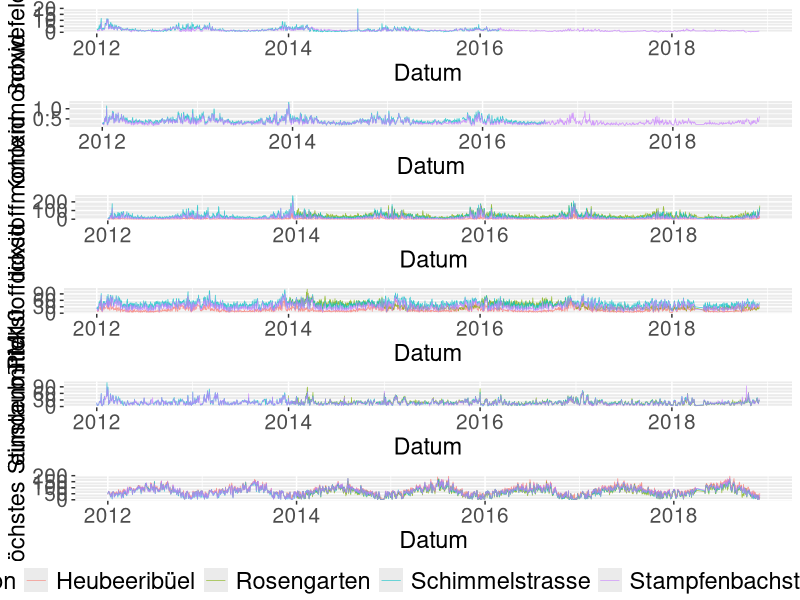
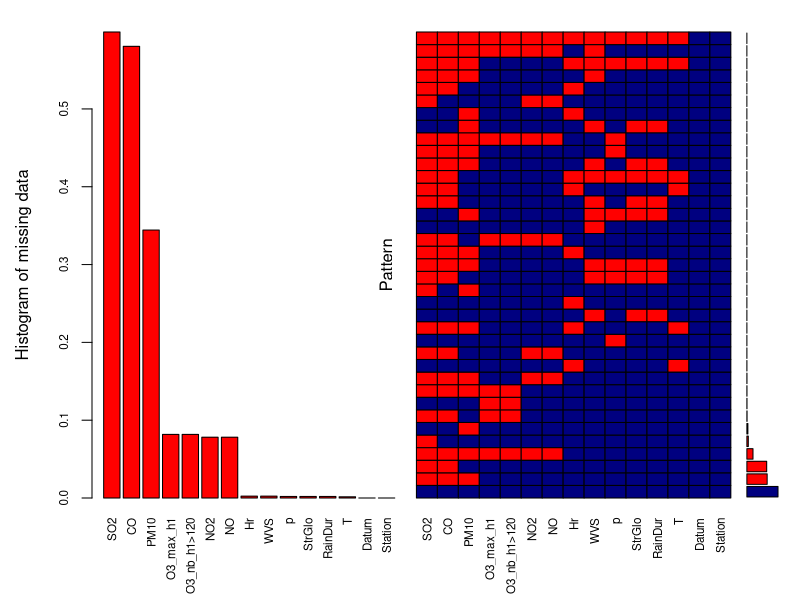
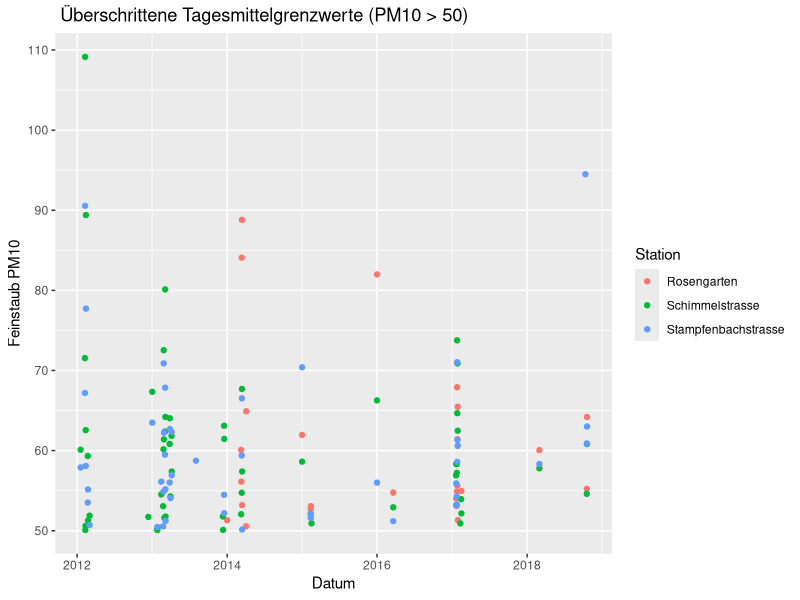
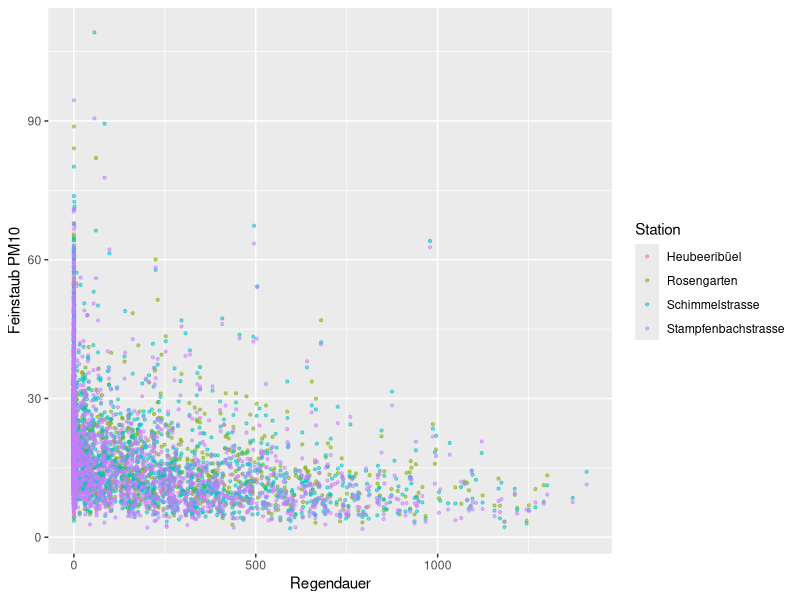

These charts were generated, in order, by the following R code:
## ---- chunk 1
# Alle librarys einlesen
library("tidyr")
library(readr)
require(dplyr, quietly = T)
library(ggplot2)
library(ggpubr)
library(VIM)
library(stringr)
## ---- chunk 2
ugz_luftqualitaetsmessung_seit_2012 <- read_csv("ugz_luftqualitaetsmessung_seit-2012.csv")
luftqualitaet <- as_tibble(ugz_luftqualitaetsmessung_seit_2012)
## ---- chunk 3
titel <- slice(luftqualitaet, c(2))
titel[1] <- "Datum"
werte <- slice(luftqualitaet, c(-1:-5))
## ---- chunk 4

stampfenbach <- werte %>% select(1,2:14) %>%
  mutate(Station = "Stampfenbachstrasse")
stampfenbach_titel <- titel %>% select(1,2:14)
stampfenbach_titel[length(stampfenbach)] <- "Station"
names(stampfenbach) <- stampfenbach_titel

schimmel <- werte %>% select(1,15:21) %>%
  mutate(Station = "Schimmelstrasse")
schimmel_titel <- titel %>% select(1,15:21)
schimmel_titel[length(schimmel)] <- "Station"
names(schimmel) <- schimmel_titel

heubeer <- werte %>% select(1,22:25) %>%
  mutate(Station = "Heubeeribüel")
heubeer_titel <- titel %>% select(1,22:25)
heubeer_titel[length(heubeer)] <- "Station"
names(heubeer) <- heubeer_titel

rosengarten <- werte %>% select(1,26:30) %>%   
  mutate(Station = "Rosengarten")
rosengarten_titel <- titel %>% select(1,26:30)
rosengarten_titel[length(rosengarten)] <- "Station"
names(rosengarten) <- rosengarten_titel


# Tabellen zusammensetzen
luftqual <- bind_rows(stampfenbach, schimmel, heubeer, rosengarten)

## ---- chunk 5
luftqual <- luftqual %>% group_by(Datum) %>% arrange(Datum) %>% 
  fill(Lufttemperatur : Regendauer, .direction = "down") %>% arrange(Station)
## ---- chunk 6
luftqual[2:14] <- as_tibble(sapply(luftqual[2:14], as.numeric))
## ---- chunk 7
t <- theme(legend.title=element_text(size=17), legend.text=element_text(size=17), 
           axis.title.x = element_text(size = 17), axis.title.y = element_text(size = 17),
           axis.text.x = element_text(size = 15), axis.text.y = element_text(size = 15))

# Plots pro Variable
g1 <- ggplot(luftqual, aes(x=Datum, y=Schwefeldioxid)) + 
  geom_line(aes(color=Station), alpha = 0.75, size = 0.25) + t
g2 <- ggplot(luftqual, aes(x=Datum, y=Kohlenmonoxid)) + 
  geom_line(aes(color=Station), alpha = 0.75, size = 0.25) + t
g3 <- ggplot(luftqual, aes(x=Datum, y=Stickstoffmonoxid)) + 
  geom_line(aes(color=Station), alpha = 0.75, size = 0.25) + t
g4 <- ggplot(luftqual, aes(x=Datum, y=Stickstoffdioxid)) + 
  geom_line(aes(color=Station), alpha = 0.75, size = 0.25) + t
g5 <- ggplot(luftqual, aes(x=Datum, y=`Feinstaub PM10`)) + 
  geom_line(aes(color=Station), alpha = 0.75, size = 0.25) +t
g6 <- ggplot(luftqual, aes(x=Datum, y=`Ozon, höchstes Stundenmittel`)) + 
  geom_line(aes(color=Station), alpha = 0.75, size = 0.25) + t

# Zusammenfügen der Plots
ggpubr::ggarrange(g1,g2,g3,g4,g5,g6, ncol = 1, nrow = 6, common.legend = TRUE, legend="bottom")
## ---- chunk 8
luftqual.A3 <- rapply(luftqual, f=function(x) ifelse(is.nan(x),NA,x), how="replace")
## ---- chunk 9
names(luftqual.A3) <- c("Datum", "SO2", "CO", "O3_max_h1", "O3_nb_h1>120",
                        "NO2", "NO", "PM10", "T", "Hr", "p", "WVS", "StrGlo", "RainDur", "Station")

par(mar= c(4,2,2,6))
aggr_plot <- aggr(luftqual.A3, col=c('navyblue','red'), 
                  numbers = TRUE, sortVars=TRUE, labels=names(luftqual.A3),
                  cex.axis=0.7, gap=0.5,
                  ylab=c("Histogram of missing data","Pattern"), cex.lab = 1)
dev.off()
## ---- chunk 10
luftqual.PM10 <- luftqual %>% ungroup() %>%
  select(Datum, 'Feinstaub PM10', Station) %>%  # nur relevante Kolumnen
  filter(Station != "Heubeeribüel") %>%
  mutate(PM10_uberschritt = `Feinstaub PM10` >= 50 )

head(luftqual.PM10)
## ---- chunk 11
luftqual.PM10 %>% group_by(Station) %>% summarize(n = sum(PM10_uberschritt, na.rm = T))
## ---- chunk 12
luftqual.PM10 %>% filter(PM10_uberschritt) %>% 
  ggplot(aes(x=Datum, y=`Feinstaub PM10`)) + geom_point(aes(color = Station)) + ggtitle(" Überschrittene Tagesmittelgrenzwerte (PM10 > 50)")
## ---- chunk 13
luftqual.PM10 <- luftqual.PM10 %>% mutate(Jahr = strtrim(luftqual.PM10$Datum, 4)) %>%
  group_by(Jahr, Station) %>%
  summarize(n = sum(PM10_uberschritt, na.rm = T))

head(luftqual.PM10)

# pairwise wilcox test
# pairwise.wilcox.test(luftqual.PM10$n, luftqual.PM10$Jahr, luftqual.PM10$Station)
## ---- chunk 14
ordered_PM10 <- select(luftqual, Datum, `Feinstaub PM10`, Station, Regendauer)
  
# Plot
ggplot(ordered_PM10, aes(x= Regendauer, y= `Feinstaub PM10`)) +
  geom_point(aes(color = Station),  alpha = 0.5, size = 0.8)
## ---- chunk 15
PM10_test <- ordered_PM10 %>% group_by(Datum) %>%
  summarise(PM10_mean = mean(`Feinstaub PM10`, na.rm = T) ,
            Regendauer = Regendauer[1])

# tTest
t.test(x = PM10_test$PM10_mean[PM10_test$Regendauer != 0], 
       y = PM10_test$PM10_mean[PM10_test$Regendauer == 0],
       conf.level = 0.99, alternative = "less")
